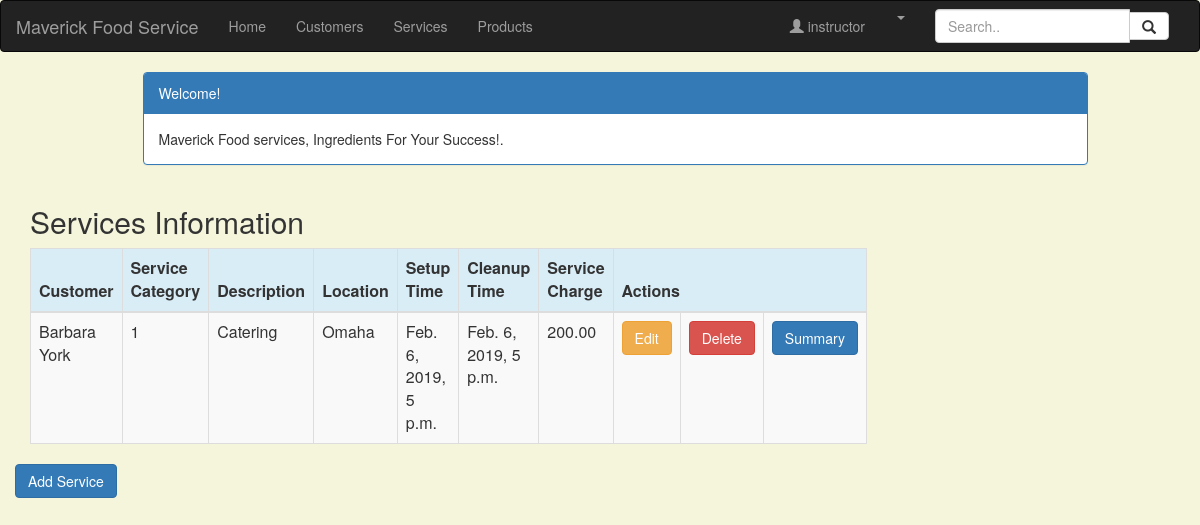
Screenshot of /service_list (signed in) with the database file from the repository.
### crm/models.py (models this page shows, shortened)
class Service(models.Model):
    cust_name = models.ForeignKey(Customer, on_delete=models.CASCADE, related_name='services')
    service_category = models.CharField(max_length=100)
    description = models.TextField()
    location = models.CharField(max_length=200)
    setup_time = models.DateTimeField(
        default=timezone.now)
    cleanup_time = models.DateTimeField(
        default=timezone.now)
    service_charge = models.DecimalField(max_digits=10, decimal_places=2)
    created_date = models.DateTimeField(
        default=timezone.now)
    updated_date = models.DateTimeField(auto_now_add=True)

class Customer(models.Model):
    cust_name = models.CharField(max_length=50)
    organization = models.CharField(max_length=100, blank=True)
    role = models.CharField(max_length=100)
    email = models.EmailField(max_length=100)
    bldgroom = models.CharField(max_length=100)
    address = models.CharField(max_length=200)
    account_number = models.IntegerField(blank=False, null=False)
    city = models.CharField(max_length=50)
    state = models.CharField(max_length=50)
    zipcode = models.CharField(max_length=10)
    phone_number = models.CharField(max_length=50)
    created_date = models.DateTimeField(
        default=timezone.now)
    updated_date = models.DateTimeField(auto_now_add=True)
    def __str__(self):
        return str(self.cust_name)

### crm/views.py (the view)
# urls.py: path('service_list', views.service_list, name='service_list'),
@login_required
def service_list(request):
    services = Service.objects.filter(created_date__lte=timezone.now())
    return render(request, 'crm/service_list.html', {'services': services})

### crm/templates/crm/service_list.html (shortened to what this page needs)
{% extends 'crm/base.html' %}
{% block content %}
<html>
<head>
    <link rel="stylesheet" href="https://maxcdn.bootstrapcdn.com/bootstrap/3.3.4/css/bootstrap.min.css">
</head>
<body>
<div class="container">
    <div class="row">
        <div class="col-md-10 col-md-offset-1">
            <div class="panel panel-primary">
                <div class="panel-heading">Welcome!</div>
                <div class="panel-body">
                    Maverick Food services, Ingredients For Your Success!.
                </div>
            </div>
        </div>
    </div>
</div>
<div class="row">
    <h2 style="padding-left: 15Px">Services Information</h2>
</div>
<div>
    <table class="table table-striped table-bordered table-hover">
        <thead>
        <tr class="bg-info">
            <th>Customer</th>
            <th>Service Category</th>
            <th>Description</th>
            <th>Location</th>
            <th>Setup Time</th>
            <th>Cleanup Time</th>
            <th>Service Charge</th>
            <th colspan="4">Actions</th>
        </tr>
        </thead>
        <tbody>
        {% for service in services %}
        <tr>
            <td>{{ service.cust_name }}</td>
            <td>{{ service.service_category }}</td>
            <td>{{ service.description }}</td>
            <td>{{ service.location }}</td>
            <td>{{ service.setup_time }}</td>
            <td>{{ service.cleanup_time }}</td>
            <td>{{ service.service_charge }}</td>
            <td><a href="{% url 'crm:service_edit' pk=service.pk %}"
                   class="btn btn-warning">Edit</a></td>
            <td><a href="{% url 'crm:service_delete' pk=service.pk %}"
                   class="btn btn-danger">Delete</a></td>
            <td><a href="{% url 'crm:service_summary' pk=service.pk %}"
                   class="btn btn-primary">Summary</a></td>
        </tr>
        {% endfor %}
        </tbody>
    </table>
    <div class="row">
        <a href="{% url 'crm:service_new' %}" class="row"><span
                class="btn btn-primary">Add Service</span></a>
    </div>
</div>
</body>
</html>
{% endblock %}

### crm/templates/crm/base.html (shortened to what this page needs)
{% load staticfiles %}
<html lang="en">
<head>
    <link rel="stylesheet" href="https://maxcdn.bootstrapcdn.com/bootstrap/3.3.7/css/bootstrap.min.css">
</head>
<body id="app-layout">
<nav class="navbar navbar-inverse">
    <div class="container-fluid">
        <div class="navbar-header">
            <a class="navbar-brand" href="/">
                Maverick Food Service
            </a>
        </div>
        <div class="collapse navbar-collapse" id="myNavbar">
            <ul class="nav navbar-nav">
                <li><a href="{% url 'crm:home' %}">Home</a></li>
                <li><a href="{% url 'crm:customer_list' %}">Customers</a></li>
                <li><a href="{% url 'crm:service_list' %}">Services</a></li>
                <li><a href="{% url 'crm:product_list' %}">Products</a></li>
            </ul>
            <form class="navbar-form navbar-right" role="search">
                <div class="form-group input-group">
                    <input type="text" class="form-control" placeholder="Search..">
                    <span class="input-group-btn">
            <button class="btn btn-default" type="button">
              <span class="glyphicon glyphicon-search"></span>
            </button>
          </span>
                </div>
            </form>
            <ul class="nav navbar-nav navbar-right">
                <li><a href="#"><span class="glyphicon glyphicon-user"></span> {{ user.username }}</a></li>
                {% if user.is_authenticated %}
                <li class="dropdown">
                    <a href="#" class="dropdown-toggle" data-toggle="dropdown" role="button" aria-expanded="false">
                        <span class="caret"></span>
                    </a>
                </li>
                {% else %}
                <li><a href="{% url 'login' %}"><span class="glyphicon glyphicon-log-in"></span> Login</a></li>
                {% endif %}
            </ul>
        </div>
    </div>
</nav>
<div class="content container">
    <div class="row">
        <div class="col-md-8">
            {% block content %}{% endblock %}
        </div>
    </div>
</body>
</html>

### crm/templates/crm/base.html (style rules this page uses)
.navbar { margin-bottom: 0; border-radius: 0; }

### crm/templates/crm/service_list.html (style rules this page uses)
body { background-color: beige; }

### rows the page displays
Service: cust_name "Barbara York", service_category "1", description "Catering", location "Omaha", setup_time "Feb. 6, 2019, 5 p.m.", cleanup_time "Feb. 6, 2019, 5 p.m.", service_charge "200.00"

### other values shown
{{ user.username }} "instructor"
